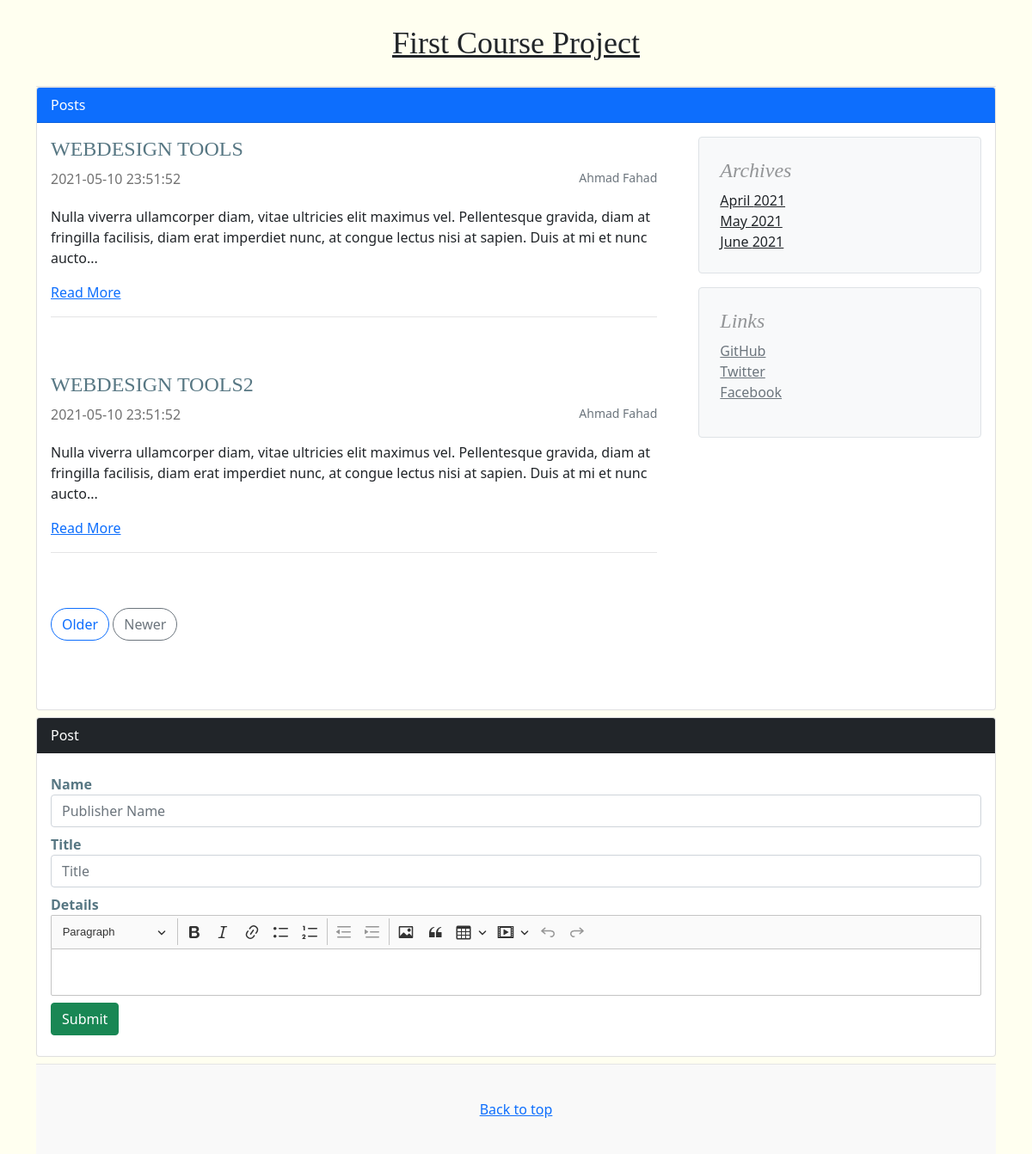
Screenshot of /index.php?y=2021&m=5 with the database file from the repository.
### tables this page shows
CREATE TABLE `posts` (
  `PostID` int(11) NOT NULL,
  `PublisherName` varchar(50) NOT NULL,
  `PostTitle` varchar(50) NOT NULL,
  `PostDetails` text NOT NULL,
  `PostDate` datetime NOT NULL
);

### index.php (the view, shortened to what this page needs)
<?PHP
include("connection.php");
include("head.php");
$PostDateOrder = (isset($_GET['order']) && $_GET['order'] )? $_GET['order'] : 'desc';
$year = (isset($_GET['y']) && $_GET['y'] )? " AND YEAR(PostDate) = " . $_GET['y'] : '';
$month = (isset($_GET['m']) && $_GET['m'] )? " AND MONTH(PostDate) = " . $_GET['m'] : '';
$sql = "SELECT * FROM `posts` WHERE 1 $year $month  Order BY PostDate $PostDateOrder";
$posts = $conn->query($sql);
?>
<div class="card">
  <div class="card-header bg-primary text-white">
    Posts
  </div>
  <div class="card-body">
    <div class="row g-5">
    <div class="col-md-8">
<?PHP while($post = $posts->fetch_assoc()) {?>
      <article class="blog-post">
        <h4 class="text-color3"><?=$post['PostTitle']?></h4>
        <p class="blog-post-meta"><?=$post['PostDate']?>  <small class="float-end text-muted"><?=$post['PublisherName']?></small></p>
        <p><?PHP custom_echo($post['PostDetails'])?></p>
        <a href="post_details.php?post_id=<?=$post['PostID']?>">Read More</a>
        <hr class="hr">
      </article>
<?PHP } ?>
      <nav class="blog-pagination mt-5" aria-label="Pagination">
        <a class="btn btn-outline-primary" href="index.php?order=asc">Older</a>
        <a class="btn btn-outline-secondary" href="index.php?order=desc" tabindex="-1" aria-disabled="true">Newer</a>
      </nav>
    </div>
    <div class="col-md-4 text-color2">
      <div class="position-sticky" style="top: 2rem;">
        <div class="p-4 bg-light border rounded">
          <h4 class="fst-italic">Archives</h4>
          <ol class="list-unstyled mb-0 ">
          <?PHP
          $sql_dates = "SELECT *, YEAR(`PostDate`)as 'y', MONTH(`PostDate`)as 'm' FROM `posts` WHERE 1 GROUP BY y, m";
          $dates = $conn->query($sql_dates);
          while($date = $dates->fetch_assoc()) {
            $dateObj   = DateTime::createFromFormat('!m', $date['m']);
            $monthName = $dateObj->format('F');
            echo "<li><a href=\"index.php?y=".$date['y']."&m=".$date['m']."\" class=\"text-dark\">".$monthName." ".$date['y']."</a></li>";
          }
          ?>
          </ol>
        </div>
        <div class="p-4 mt-3 bg-light border rounded">
          <h4 class="fst-italic">Links</h4>
          <ol class="list-unstyled">
            <li><a href="https://github.com" target="_new" class="text-muted">GitHub</a></li>
            <li><a href="https://twitter.com" target="_new" class="text-muted">Twitter</a></li>
            <li><a href="https://facebook.com" target="_new" class="text-muted">Facebook</a></li>
          </ol>
        </div>
      </div>
    </div>
  </div>
</div>
</div>
<div class="card mt-2 mb-2">
  <div class="card-header text-white bg-dark">
  Post
  </div>
  <div class="card-body">
    <form method="post">
<div class="form-group mt-2 col-md-12">
  <label class="text-color3"><strong>Name</strong></label>
  <input type="text" name="PublisherName" id="PublisherName" class="form-control col-3" placeholder="Publisher Name" required>
</div>
<div class="form-group mt-2 col-md-12">
  <label class="text-color3"><strong>Title</strong></label>
  <input type="text" name="PostTitle" id="PostTitle" class="form-control col-3" placeholder="Title" required>
</div>
<div class="form-group mt-2 col-md-12">
  <label class="text-color3"><strong>Details</strong></label>
</div>
<button type="submit" name="doSubmit" class="btn btn-success mt-2 mb-2">Submit</button>
</form>
  </div>
</div>
<?PHP include("foot.php"); ?>

### connection.php (shortened to what this page needs)
<?PHP
function custom_echo($x, $length = 200)
{
  if(strlen($x)<=$length)
  {
    echo $x;
  }
  else
  {
    $y=substr($x,0,$length) . '...';
    echo $y;
  }
}
?>

### css/blog.css (style rules this page uses)
h1, h2, h3, h4, h5, h6 { font-family: "Playfair Display", Georgia, "Times New Roman", serif; }
.blog-pagination { margin-bottom: 4rem; }
.blog-pagination > .btn { border-radius: 2rem; }
.blog-post { margin-bottom: 4rem; }
.blog-post-meta { margin-bottom: 1.25rem; color: #727272; }
.hr { background-color: #939597; }
.bg-back { background-color: #fffff0; }
.bg-light { background-color: #FBF7FC; }
.text-color2 { color: #939597; }
.text-color3 { color: #577783; }

### rows the page displays
posts: PostTitle "WEBDESIGN TOOLS", PostDate "2021-05-10 23:51:52", PublisherName "Ahmad Fahad", PostDetails "Nulla viverra ullamcorper diam, vitae ultricies elit maximus vel. Pellentesque gravida, diam at fringilla facilisis, diam erat imperdiet nunc, at congue lectus nisi at sapien. Duis at mi et nunc aucto...", monthName "May", y "2021"
posts: PostTitle "WEBDESIGN TOOLS2", PostDate "2021-05-10 23:51:52", PublisherName "Ahmad Fahad", PostDetails "Nulla viverra ullamcorper diam, vitae ultricies elit maximus vel. Pellentesque gravida, diam at fringilla facilisis, diam erat imperdiet nunc, at congue lectus nisi at sapien. Duis at mi et nunc aucto..."
posts: monthName "April", y "2021"
posts: monthName "June", y "2021"
